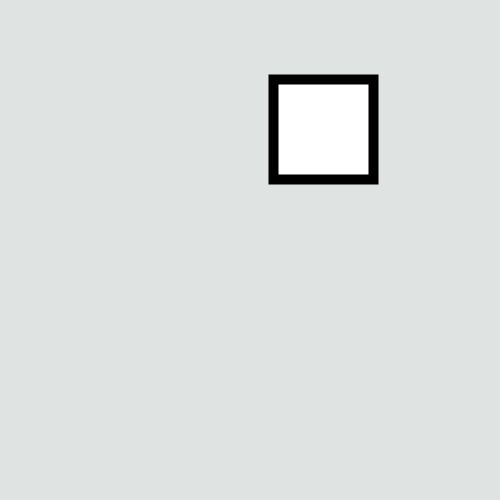
Frame 1 (no input)
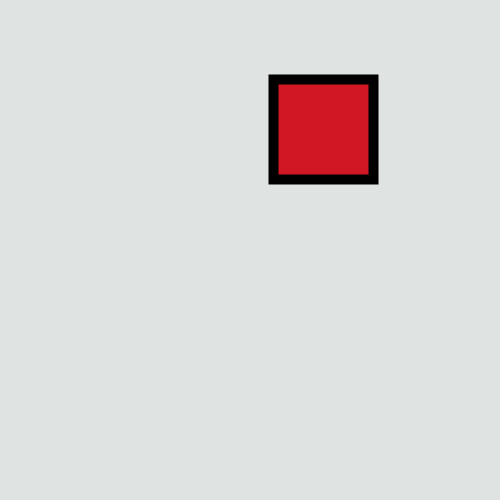
Frame 60 (the mouse pressed at the canvas centre just before this capture)
Frame 120 (the mouse held since frame 60 and released just before this capture): identical to frame 60, image omitted

The Processing sketch that drew these frames (run headless with seeded random() and noise(); from frame 60 on, the mouse is pressed at the canvas centre):

// Processing sketch: week_05_challenge_3_3_avoid_mouse_version_2
// ── week_05_challenge_3_3_avoid_mouse_version_2.pde
//week 5 in class challenge 3.3 avoid mouse version 2
//by Jude Zhu

float x, y; 
boolean go=false;
 
void setup() { 
  size(500, 500); 
  strokeWeight(10);
  stroke(0);
  smooth();
  rectMode(CENTER);
  newPosition();
} 
 
void draw() { 
  background(223, 227, 226);
  PVector p = new PVector( mouseX-x, mouseY-y, 0);
  p.limit(2);
  if (go && dist(mouseX, mouseY, x, y)<100) {
    x-=p.x;
    y-=p.y;
  }
  x = constrain(x,25,width-25);
  y = constrain(y,25,height-25);
  rect(x, y, 100, 100); 
  fill(210, 23, 36);
  if (mouseX>x-25 && mouseX<x+25 && mouseY>y-25 && mouseY<y+25) {
    newPosition();
  }
}
 
void mouseMoved() {
  go=true;
}
 
void newPosition() {
  x=random(width); 
  y=random(height);
}
